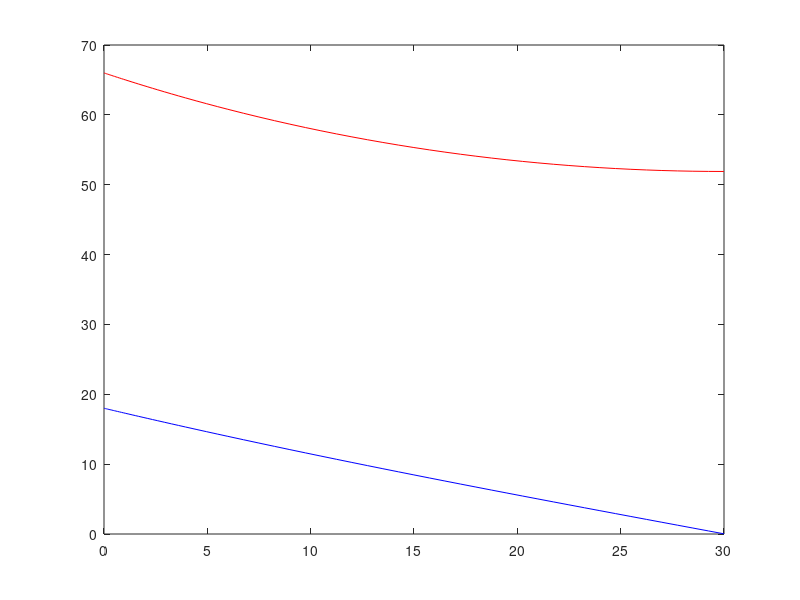

This figure's MATLAB source:
function c_cp_combat
global a1 a2;
tend = 30; %the end time to run the simulation
a1=0.0544; a2=0.0106; 
u0 = [66; 18]; % set initial conditions as a column vector
[tsol, usol] = ode45(@rhs, [0, tend], u0);
Rsol = usol(:, 1); Bsol = usol(:, 2); 
plot(tsol, Rsol, 'r'); hold on; plot(tsol, Bsol, 'b'); 

function udot = rhs(t, u)
global a1 a2;
R=u(1); B=u(2); 
Rdash = -a1*B;
Bdash = -a2*R;
udot = [Rdash; Bdash];
